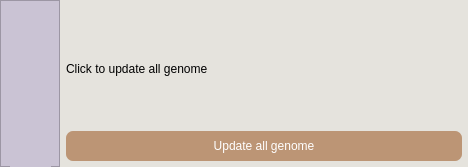
<?xml version="1.0" encoding="UTF-8"?>
<ui version="4.0">
 <class>Form</class>
 <widget class="QWidget" name="Form">
  <property name="geometry">
   <rect>
    <x>0</x>
    <y>0</y>
    <width>468</width>
    <height>167</height>
   </rect>
  </property>
  <property name="windowTitle">
   <string>Species management</string>
  </property>
  <property name="styleSheet">
   <string notr="true">background-color: rgb(229, 227, 221);</string>
  </property>
  <layout class="QHBoxLayout" name="horizontalLayout_2">
   <property name="spacing">
    <number>0</number>
   </property>
   <property name="leftMargin">
    <number>0</number>
   </property>
   <property name="topMargin">
    <number>0</number>
   </property>
   <property name="rightMargin">
    <number>0</number>
   </property>
   <property name="bottomMargin">
    <number>0</number>
   </property>
   <item>
    <widget class="QFrame" name="frame_2">
     <property name="minimumSize">
      <size>
       <width>60</width>
       <height>0</height>
      </size>
     </property>
     <property name="maximumSize">
      <size>
       <width>60</width>
       <height>16777215</height>
      </size>
     </property>
     <property name="styleSheet">
      <string notr="true">QFrame{
	background-color: rgb(202, 195, 212);
}</string>
     </property>
     <property name="frameShape">
      <enum>QFrame::StyledPanel</enum>
     </property>
     <property name="frameShadow">
      <enum>QFrame::Raised</enum>
     </property>
     <widget class="QLabel" name="label">
      <property name="geometry">
       <rect>
        <x>10</x>
        <y>10</y>
        <width>41</width>
        <height>661</height>
       </rect>
      </property>
      <property name="styleSheet">
       <string notr="true">QLabel{
	color: rgb(229,227,221);
	line-height:10px;
	font: 22pt &quot;Cascadia Mono&quot;;
}
</string>
      </property>
      <property name="text">
       <string/>
      </property>
     </widget>
    </widget>
   </item>
   <item>
    <layout class="QVBoxLayout" name="verticalLayout">
     <property name="leftMargin">
      <number>6</number>
     </property>
     <property name="topMargin">
      <number>6</number>
     </property>
     <property name="rightMargin">
      <number>6</number>
     </property>
     <property name="bottomMargin">
      <number>6</number>
     </property>
     <item>
      <layout class="QHBoxLayout" name="horizontalLayout" stretch="0,0">
       <property name="sizeConstraint">
        <enum>QLayout::SetDefaultConstraint</enum>
       </property>
       <item>
        <widget class="QLabel" name="label_4">
         <property name="minimumSize">
          <size>
           <width>300</width>
           <height>0</height>
          </size>
         </property>
         <property name="text">
          <string>Click to update all genome</string>
         </property>
        </widget>
       </item>
       <item>
        <widget class="QLabel" name="label_3">
         <property name="text">
          <string/>
         </property>
        </widget>
       </item>
      </layout>
     </item>
     <item>
      <widget class="QPushButton" name="updatee">
       <property name="minimumSize">
        <size>
         <width>60</width>
         <height>30</height>
        </size>
       </property>
       <property name="styleSheet">
        <string notr="true">QPushButton{
background-color: rgb(188, 149, 117);
border:none;
border-radius:7px;
color:white}
QPushButton::hover {
    background-color: rgb(226, 179, 141);
}

QPushButton::pressed {
    background-color: rgb(158, 125, 99);
}</string>
       </property>
       <property name="text">
        <string>Update all genome</string>
       </property>
      </widget>
     </item>
    </layout>
   </item>
  </layout>
 </widget>
 <resources/>
 <connections/>
</ui>
